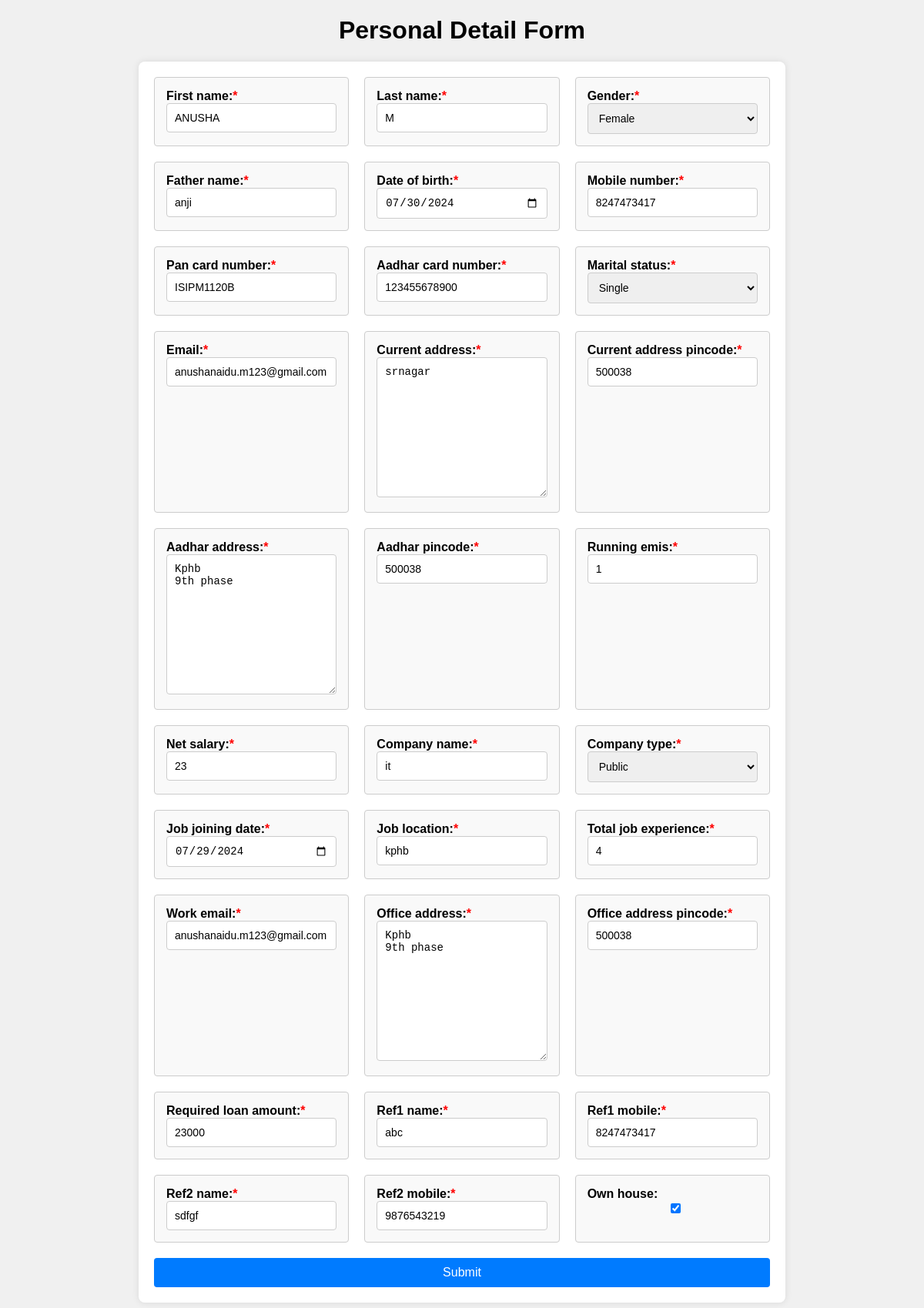
/pl/personal/1/update/, run on the app's committed database.
### ravi/models.py (models this page shows, shortened)
class PersonalDetail(models.Model):
    GENDER_CHOICES = [
        ('FEMALE', 'Female'),
        ('MALE', 'Male'),
        ('OTHER', 'Other'),
    ]
    MARITAL_STATUS_CHOICES = [
        ('SINGLE', 'Single'),
        ('MARRIED', 'Married'),
    ]
    COMPANY_TYPE_CHOICES = [
        ('PUBLIC', 'Public'),
        ('PRIVATE', 'Private'),
        ('GOVERNMENT', 'Government'),
        ('SELF_EMPLOYED', 'Self-employed'),
        ('OTHER', 'Other'),
    ]
    first_name = models.CharField(max_length=100, validators=[validate_only_letters])
    last_name = models.CharField(max_length=100, validators=[validate_only_letters])
    gender = models.CharField(max_length=10, choices=GENDER_CHOICES)
    father_name = models.CharField(max_length=100,validators=[validate_only_letters])
    date_of_birth = models.DateField(validators=[validate_date])
    mobile_number = models.CharField(max_length=10, validators=[validate_mobile_number])
    pan_card_number = models.CharField(max_length=10, validators=[validate_pan])
    aadhar_card_number = models.CharField(max_length=12, validators=[validate_aadhar_number])
    marital_status = models.CharField(max_length=10, choices=MARITAL_STATUS_CHOICES)
    email = models.EmailField(validators=[validate_email])
    current_address = models.TextField(validators=[validate_address])
    current_address_pincode = models.CharField(max_length=6,validators= [validate_pincode])
    aadhar_address = models.TextField(validators=[validate_address])
    aadhar_pincode = models.CharField(max_length=6,validators= [validate_pincode])
    running_emis = models.CharField(max_length=10, validators=[validate_amount])
    net_salary = models.CharField(max_length=10, validators=[validate_amount])
    company_name = models.CharField(max_length=100,validators=[validate_only_letters])
    company_type = models.CharField(max_length=20, choices=COMPANY_TYPE_CHOICES)
    job_joining_date = models.DateField()
    job_location = models.CharField(max_length=100)
    total_job_experience = models.IntegerField()
    work_email = models.EmailField(validators=[validate_email])
    office_address = models.TextField(validators=[validate_address])
    office_address_pincode = models.CharField(max_length=6,validators= [validate_pincode])
    required_loan_amount = models.CharField(max_length=10, validators=[validate_amount])
    ref1_name = models.CharField(max_length=100,validators=[validate_only_letters])
    ref1_mobile = models.CharField(max_length=10, validators=[validate_mobile_number])
    ref2_name = models.CharField(max_length=100,validators=[validate_only_letters])
    ref2_mobile = models.CharField(max_length=10, validators=[validate_mobile_number])
    own_house = models.BooleanField()
    random_number = models.CharField(max_length=10, blank=True, null=True)

### ravi/views.py (the view)
# urls.py: path('personal/<int:pk>/update/', views.update_personal_detail_view, name='update_personal_detail'),
def update_personal_detail_view(request, pk):
    personal_detail = get_object_or_404(PersonalDetail, pk=pk)
    if request.method == 'POST':
        form = PersonalDetailForm(request.POST, instance=personal_detail)
        if form.is_valid():
            form.save()
            return redirect('update_document_detail', instance_id=personal_detail.id)
    else:
        form = PersonalDetailForm(instance=personal_detail)
    return render(request, 'main/personal_detail_form.html', {'form': form})

### ravi/forms.py
class PersonalDetailForm(forms.ModelForm):
    class Meta:
        model = PersonalDetail
        fields = '__all__'
        exclude=['random_number']
        widgets = {
             'date_of_birth': forms.DateInput(attrs={'class': 'form-control', 'type': 'date'}),
             'job_joining_date': forms.DateInput(attrs={'class': 'form-control', 'type': 'date'}),
        }

### ravi/templates/main/personal_detail_form.html (shortened to what this page needs)
<!DOCTYPE html>
{% load static %}
<html lang="en">
<head>
</head>
<body>
    <h1><center>Personal Detail Form</center></h1>
    <form method="post" action="">
        <div class="form-container">
            {% for field in form %}
                <div class="form-group">
                    {% if field.field.required %}
                        <label class="required">{{ field.label_tag }}</label>
                    {% else %}
                        <label>{{ field.label_tag }}</label>
                    {% endif %}
                    {{ field }}
                </div>
            {% endfor %}
            <button type="submit">Submit</button>
        </div>
    </form>
</body>
</html>

### ravi/templates/main/personal_detail_form.html (style rules this page uses)
body { font-family: Arial, sans-serif; background-color: #f0f0f0; }
.form-container { max-width: 800px; margin: 0 auto; background-color: #fff; padding: 20px; border-radius: 8px; box-shadow: 0 0 10px rgba(0,0,0,0.1); display: grid; grid-template-columns: repeat(3, 1fr); gap: 20px; }
.form-group { background-color: #f9f9f9; padding: 15px; border: 1px solid #ccc; border-radius: 4px; }
.form-group label { font-weight: bold; }
.form-group label.required::after { content: '*'; color: red; }
.form-group input, .form-group select, .form-group textarea { width: 100%; padding: 10px; font-size: 14px; border: 1px solid #ccc; border-radius: 4px; box-sizing: border-box; }
.form-container button { grid-column: 1 / -1; width: auto; padding: 10px; font-size: 16px; border: none; border-radius: 4px; background-color: #007BFF; color: white; cursor: pointer; }

### data on the page
PersonalDetail: form "ANUSHA" "M" "Female" "anji" "07/30/2024" "8247473417" "ISIPM1120B" "123455678900" "Single" "anushanaidu.m123@gmail.com" "srnagar" "500038" "Kphb 9th phase" "500038" "1" "23" "it" "Public" "07/29/2024" "kphb" "4" "anushanaidu.m123@gmail.com" "Kphb 9th phase" "500038" "23000" "abc" "8247473417" "sdfgf" "9876543219" "☑"

### other printed values
{{ field.label_tag }} "First name:" "Last name:" "Gender:" "Father name:" "Date of birth:" "Mobile number:" "Pan card number:" "Aadhar card number:" "Marital status:" "Email:" "Current address:" "Current address pincode:" "Aadhar address:" "Aadhar pincode:" "Running emis:" "Net salary:" "Company name:" "Company type:" "Job joining date:" "Job location:" "Total job experience:" "Work email:" "Office address:" "Office address pincode:" "Required loan amount:" "Ref1 name:" "Ref1 mobile:" "Ref2 name:" "Ref2 mobile:"
{{ field.label_tag }} "Own house:"
